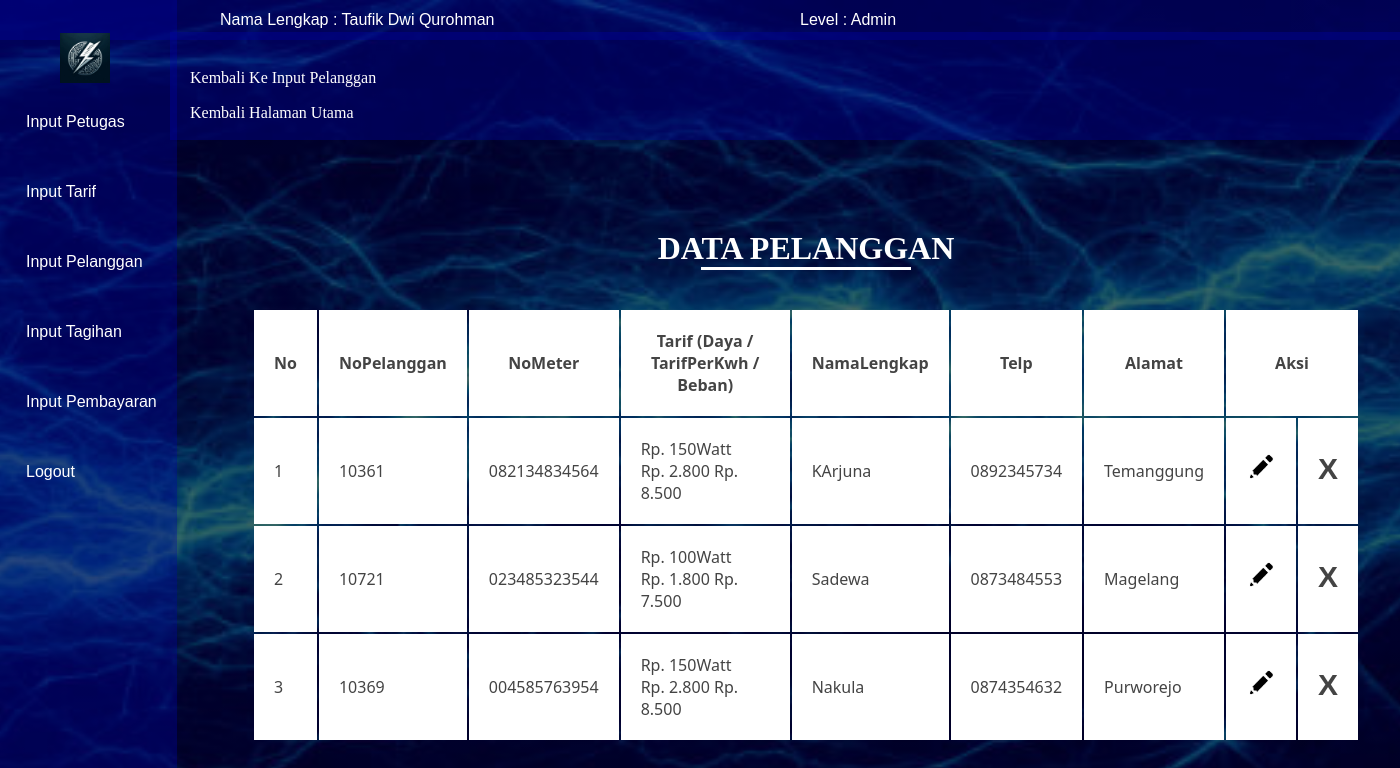
Page /pelanggan/tampil-pelanggan.php (signed in) on the committed database.
### tables this page shows
CREATE TABLE `tbpelanggan` (
  `KodePelanggan` int(11) NOT NULL,
  `NoPelanggan` varchar(10) NOT NULL,
  `NoMeter` varchar(18) NOT NULL,
  `KodeTarif` int(11) NOT NULL,
  `NamaLengkap` varchar(80) NOT NULL,
  `Telp` varchar(10) NOT NULL,
  `Alamat` varchar(100) NOT NULL
);

CREATE TABLE `tbtarif` (
  `KodeTarif` int(11) NOT NULL,
  `Daya` int(11) NOT NULL,
  `TarifPerKwh` int(11) NOT NULL,
  `Beban` int(11) NOT NULL
);

### koneksi.php (called while the page is built, shortened)
<?php
$konek = mysqli_connect('localhost','root','','listrik_taufik');
function query($sql){
    global $konek;
    $query = mysqli_query($konek,$sql);
    return $query;
}
function jadiArray($query){
    $hasil = mysqli_fetch_array($query);
    return $hasil;
}
?>

### pelanggan/tampil-pelanggan.php (the view, shortened to what this page needs)
<?php
include '../koneksi.php';
if(isset($_SESSION['Admin']) || isset($_SESSION['Petugas']))
{
?>
<!DOCTYPE html>
<html lang="en">
<head>
    <link rel="stylesheet" href="../style.css">
</head>
<body>
    <?php
    include '../navbar.php';
    ?>
    <div class="container">
        <center>
            <h1>Data Pelanggan</h1>
            <hr>
        </center>
        <br>
        <table border="1px" width="100%">
            <tr>
                <th>No</td>
                <th>NoPelanggan</td>
                <th>NoMeter</td>
                <th>Tarif (Daya / TarifPerKwh / Beban)</td>
                <th>NamaLengkap</td>
                <th>Telp</td>
                <th>Alamat</td>
                <th colspan="2">Aksi</th>
            </tr>
            <?php
                $No = 0;
                $query = query("select * from tbpelanggan join tbtarif using(KodeTarif)");
                while($hasil = jadiArray($query))
                {
                    $No++;
            ?>
            <tr>
                <td>
                    <?=$No?>
                </td>
                <td>
                    <?=$hasil['NoPelanggan'];?>
                </td>
                <td>
                    <?=$hasil['NoMeter'];?>
                </td>
                <td>
                    Rp.
                    <?php
                    $daya = $hasil['Daya'];
                    $tarif = $hasil['TarifPerKwh'];
                    $beban = $hasil['Beban'];
                    $tarifformat = number_format($tarif,0,'.','.');
                    $bebanformat = number_format($beban,0,'.','.');
                    ?>
                    <?=$daya?>Watt <br> Rp.
                    <?=$tarifformat?> Rp.
                    <?=$bebanformat?>
                </td>
                <td>
                    <?=$hasil['NamaLengkap'];?>
                </td>
                <td>
                    <?=$hasil['Telp'];?>
                </td>
                <td>
                    <?=$hasil['Alamat'];?>
                </td>
                <td>
                    <a href="edit-pelanggan.php?kode=<?=$hasil['KodePelanggan'];?>"><img width="30px" src="../img/edit.jpg" alt=""></a>
                </td>
                <td>
                    <a onclick="return confirm('yakin hapus ??');" href="hapus-pelanggan.php?kode=<?=$hasil['KodePelanggan'];?>"><span>X</span></a>
                </td>
            </tr>
            <?php
                }
            ?>
        </table>
    </div>
    <div class="navbawah">
        <br>
        <a href="index.php">Kembali Ke Input Pelanggan</a>
        <br>
        <a href="../home.php">Kembali Halaman Utama</a>
    </div>
</body>
</html>
<?php
    }
else
{
    echo"<script>
    alert('Anda Tidak Boleh Masuk');
    location.href='../home.php';
    </script>";
}
?>

### navbar.php (shortened to what this page needs)
<?php if(isset($_SESSION['Admin'])){ ?>
<div class="nav">
  <div class="menu">
    <br>
    <a href="../home.php">
      <img src="../img/logo2.jfif" alt="">
    </a>
    <br>
    <li><a href="../petugas/index.php">Input Petugas</a></li>
    <li><a href="../tarif/index.php">Input Tarif</a></li>
    <li><a href="../pelanggan/index.php">Input Pelanggan</a></li>
    <li><a href="../tagihan/index.php">Input Tagihan</a></li>
    <li><a href="../pembayaran/index.php">Input Pembayaran</a></li>
    <li><a href="../logout.php">Logout</a></li>
  </div>
</div>
<div class="nav2">
  <div class="penamaan">
    <p style="font-family:'arial';">Nama Lengkap :
      <?= $_SESSION['NamaLengkap']; ?>
    </p>
  </div>
  <div class="level">
    <p style="font-family:'arial';">Level : Admin</p>
  </div>
</div>
<?php
}
?>

### style.css (style rules this page uses)
* { margin: 0; padding: 0; }
body { background: linear-gradient(rgba(0, 0, 0, 0.6), rgba(0, 0, 0, 0.6)), url('img/bg2.jpg'); background-position: center; background-repeat: no-repeat; overflow-x: hidden; background-size: 1900px 1200px; background-attachment: fixed; }
.nav { position: fixed; overflow-x: hidden; list-style: none; height: 100%; background: #0104ad56; }
.nav .menu { display: block; height: 80%; overflow-y: hidden; }
.menu li a { padding: 15px 20px; display: block; line-height: 40px; text-decoration: none; color: #fff; font-family: arial; transition: .5s; }
.menu li a:before { content: ' '; position: relative; width: 6px; height: 20px; top: 5px; text-align: center; left: -10px; display: inline-block; background: rgb(255, 255, 255); opacity: 0; transition: .5s; }
.nav2 { position: fixed; width: 100%; background: #0104ad56; padding: 20px; z-index: -1; }
.nav2 p { color: #fff; position: absolute; line-height: 0px; left: 220px; }
.nav2 .level p { color: #fff; position: absolute; line-height: 0px; left: 800px; }
.container { position: absolute; top: 230px; right: 20px; width: 82%; z-index: -9; }
.container h1 { color: rgb(255, 255, 255); font-family: 'Franklin Gothic'; position: relative; text-transform: uppercase; }
.container hr { width: 210px; text-align: center; border: none; border-bottom: 3px solid rgb(255, 255, 255); }
.container table { border: none; padding: 20px; }
.container table tr { width: 80%; background: #fff; border: none; }
.container table tr td { background: #fff; border: none; padding: 20px; font-family: Segoe UI; color: #444; }
.container table tr th { border: none; padding: 20px; font-family: Segoe UI; color: #444; }
.container table tr td a { color: #444; text-decoration: none; display: inline-block; line-height: 30px; }
.navbawah { position: absolute; top: 4%; left: 170px; width: 100%; background: #0104ad56; padding: 10px; z-index: -999; }
.navbawah a { width: 100px; color: #fff; line-height: 35px; padding: 10px; text-decoration: none; transition: .5s; }
span { font-size: 30px; font-family: Arial; font-weight: bolder; }
td a { border-bottom: 1px solid #fff; transition: .5s; }
.nav img { width: 50px; margin-top: 15px; margin-left: 60px; }

### rows in the picture
tbpelanggan: NoPelanggan "10361", NoMeter "082134834564", KodeTarif.Daya "150", KodeTarif.TarifPerKwh "2.800", KodeTarif.Beban "8.500", NamaLengkap "KArjuna", Telp "0892345734", Alamat "Temanggung"
tbpelanggan: NoPelanggan "10721", NoMeter "023485323544", KodeTarif.Daya "100", KodeTarif.TarifPerKwh "1.800", KodeTarif.Beban "7.500", NamaLengkap "Sadewa", Telp "0873484553", Alamat "Magelang"
tbpelanggan: NoPelanggan "10369", NoMeter "004585763954", KodeTarif.Daya "150", KodeTarif.TarifPerKwh "2.800", KodeTarif.Beban "8.500", NamaLengkap "Nakula", Telp "0874354632", Alamat "Purworejo"

### other values in the picture
$_SESSION['NamaLengkap'] "Taufik Dwi Qurohman"
